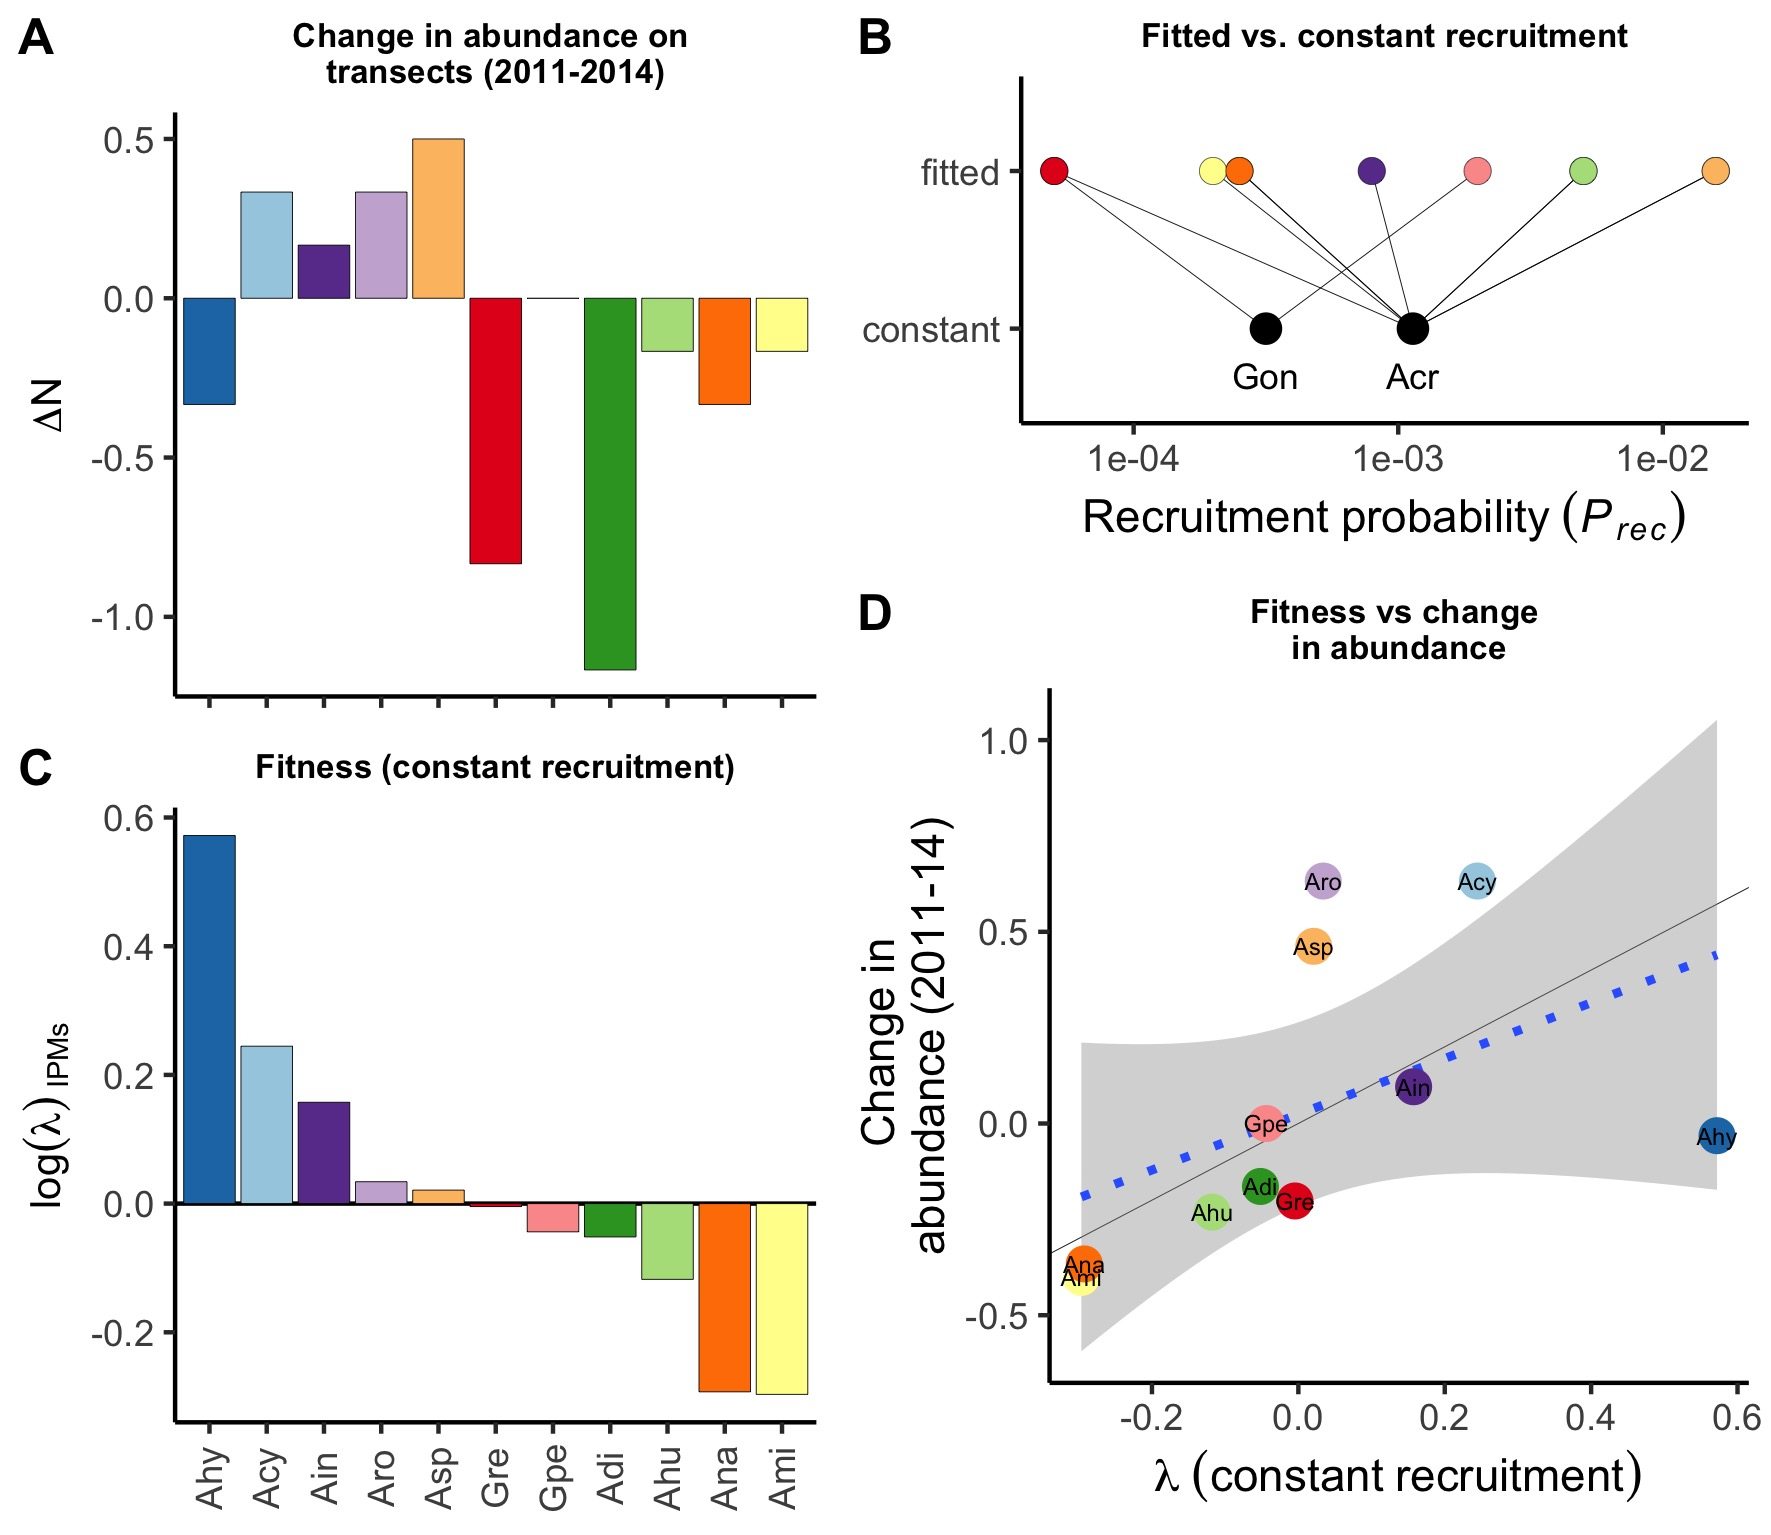

Recreate this plot in R.


diffs$diff2 <- ((diffs$X2014+0.05)/(diffs$X2011+0.05))^(1/3)
fig.s4A <- ggplot(diffs, aes(reorder(spp, -lam), diff, fill=spp))+
stat_summary(geom="bar", fun="mean", col="black", size=0.1)+
#stat_summary(fun.data = mean_se, geom = "errorbar", width=0, size=0.2)+
#stat_summary(aes(reorder(spp, -diff), cover, fill=spp), geom="point", fun="mean", shape=4)+
scale_fill_manual(values=cols)+guides(fill="none")+theme_classic()+theme(axis.text.x=element_blank(), axis.title.x=element_blank(), axis.title.y=element_text(size=10),plot.title=element_text(size=8, hjust=0.5, face="bold"))+labs(y=expression(Delta*N))+
ggtitle("Change in abundance on \ntransects (2011-2014)")

recfit<-melt(params[,c("spp","rec.tran","rec.mean")])
recfit$variable2 <- ifelse(recfit$variable=="rec.mean","constant","fitted")
recfitplot <- ggplot()+geom_line(data=recfit, aes(value, variable2, group=spp), size=0.1)+geom_point(data=recfit, aes(value, variable2, fill=spp), shape=21, stroke=0.1, size=3)+geom_point(data=NULL, aes(x=params$rec.mean[1], y="constant"), size=3)+geom_point(data=NULL, aes(x=params$rec.mean[11], y="constant"), size=3)+scale_x_log10()+scale_fill_manual(values=cols)+guides(fill="none")+
#scale_y_discrete(limits=rev)+
theme_classic()+labs(x=expression(Recruitment~probability~(italic(P[rec]))))+
geom_text(data=NULL, aes(x=params$rec.mean[11], y=0.7, label="Gon"), size=3)+geom_text(data=NULL, aes(x=params$rec.mean[1], y=0.7, label="Acr"), size=3)+theme(axis.title.y=element_blank(),plot.title=element_text(size=8, hjust=0.5, face="bold"))+
ggtitle("Fitted vs. constant recruitment")
recfitplot 

fig.s4B <-ggplot(params, aes(reorder(spp, -lam.est), log(lam.est), fill=spp))+
geom_hline(yintercept=0)+
geom_bar(stat="identity", size=0.1, col="black")+
#geom_point(size=2, shape=21, stroke=0.1)+
scale_fill_manual(values=cols)+
guides(fill="none", col="none")+theme_classic()+theme(axis.title.x=element_blank(), axis.text.x=element_text(angle=90, vjust=0.5), axis.title.y=element_text(size=10), plot.title=element_text(size=8, hjust=0.5, face="bold"))+labs(y=expression(log(lambda)[~IPMs]))+ggtitle("Fitness (constant recruitment)")

fig.s4C <-ggplot(params[params$abundance_pair %in% c("Common","Rare"),], aes(log(lam.est), log(lam.tran)))+
geom_abline(slope=1, size=0.1)+geom_smooth(method="lm", linetype="dotted")+
geom_point(aes(col=spp), size=3.5)+
geom_text(aes(label=spp), size=2)+
#scale_y_log10()+scale_x_log10()+
theme_classic()+ggtitle("Fitness vs change \nin abundance")+
labs(y="Change in \nabundance (2011-14)", x=expression(lambda~(constant~recruitment)))+theme(plot.title=element_text(size=8, hjust=0.5, face="bold"))+
scale_colour_manual(values=cols)+guides(col="none")

fig.s4 <- plot_grid(plot_grid(fig.s4A, fig.s4B, ncol=1, rel_heights=c(1,0.9), align="v", labels=c("A","B"), label_size=12), fig.s4C,
labels=c("","C"), label_size=12)
fig.s4


fig.s4 <- plot_grid(plot_grid(fig.s4A, fig.s4B, ncol=1, rel_heights=c(1,1.1), align="v", labels=c("A","C"), label_size=12), plot_grid(recfitplot,fig.s4C,
labels=c("B","D"), ncol=1, label_size=12, rel_heights=c(0.6, 1)), rel_widths=c(0.9,1))
fig.s4
